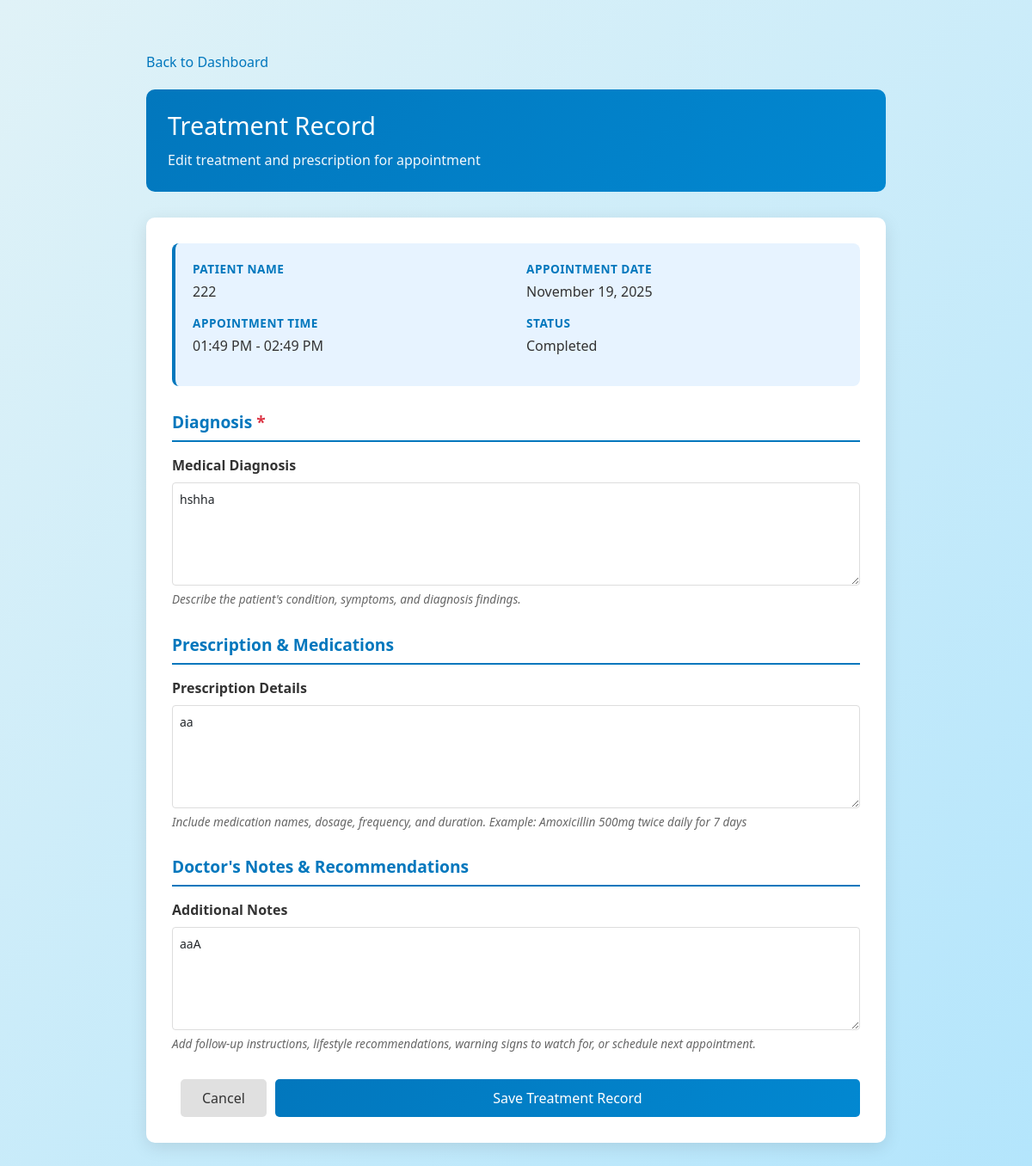
The page /doctor/treatment/6 (signed in) on the database its author committed.
### application/models.py (models this page shows, shortened)
class Patient(db.Model, UserMixin):
    __tablename__ = 'patients'
    id = db.Column(db.Integer, primary_key=True)
    username = db.Column(db.String(80), unique=True, nullable=False)
    passwordp = db.Column(db.String(255), nullable=False)
    name = db.Column(db.String(100), nullable=False)
    date_of_birth = db.Column(db.Date)
    gender = db.Column(db.String(10))
    blood_group = db.Column(db.String(5))
    contact = db.Column(db.String(15))  # Contact field added
    patient_id = db.Column(db.Integer, db.ForeignKey('users.id'), nullable=False, unique=True)
    is_blacklisted = db.Column(db.Boolean, default=False)
    appointments = db.relationship('Appointment', backref='patient', lazy=True)

class Appointment(db.Model):
    __tablename__ = 'appointments'
    id = db.Column(db.Integer, primary_key=True)
    patient_id = db.Column(db.Integer, db.ForeignKey('patients.id'), nullable=True)  # Nullable for availability slots
    doctor_id = db.Column(db.Integer, db.ForeignKey('doctors.id'), nullable=False)
    name = db.Column(db.String(100), nullable=False)  # Patient name or 'Available' for slots
    date = db.Column(db.Date, nullable=False)
    st_time = db.Column(db.Time, nullable=False)
    en_time = db.Column(db.Time, nullable=False)
    status = db.Column(db.String(20), default='Booked')  # Booked, Completed, Cancelled, Available
    treatment = db.relationship('Treatment', backref='appointment', uselist=False, cascade='all, delete-orphan')

class Treatment(db.Model):
    __tablename__ = 'treatments'
    id = db.Column(db.Integer, primary_key=True)
    appointment_id = db.Column(db.Integer, db.ForeignKey('appointments.id'), nullable=False, unique=True)
    diagnosis = db.Column(db.Text, nullable=False)
    prescription = db.Column(db.Text)
    notes = db.Column(db.Text)
    created_at = db.Column(db.DateTime, default=datetime.utcnow)

### application/routes.py (the view, shortened to what this page needs)
@app.route('/doctor/treatment/<int:appointment_id>', methods=['GET', 'POST'])
@login_required
def doctor_treatment(appointment_id):
    if current_user.user_role != 1:
        abort(403)
    doctor = Doctor.query.filter_by(doctor_id=current_user.id).first()
    appointment = Appointment.query.get_or_404(appointment_id)
    if appointment.doctor_id != doctor.id:
        abort(403)
    treatment = appointment.treatment
    return render_template('doctor_treatment.html', appointment=appointment, treatment=treatment)

### templates/doctor_treatment.html (shortened to what this page needs)
<!DOCTYPE html>
<html lang="en">
<head>
    <link href="https://cdn.jsdelivr.net/npm/bootstrap@5.1.3/dist/css/bootstrap.min.css" rel="stylesheet">
    <link rel="stylesheet" href="{{ url_for('static', filename='style.css') }}">
</head>
<body class="bg-light">
    <div class="treatment-container">
        <a href="{{ url_for('doctor_dashboard') }}" class="back-link">Back to Dashboard</a>
        <div class="treatment-header">
            <h1>Treatment Record</h1>
            <p>{% if treatment %}Edit{% else %}Create New{% endif %} treatment and prescription for appointment</p>
        </div>
        <div class="form-card">
            <div class="appointment-details">
                <div class="detail-row">
                    <div class="detail-item">
                        <span class="detail-label">Patient Name</span>
                        <span class="detail-value">{{ appointment.patient.name if appointment.patient else 'N/A' }}</span>
                    </div>
                    <div class="detail-item">
                        <span class="detail-label">Appointment Date</span>
                        <span class="detail-value">{{ appointment.date.strftime('%B %d, %Y') }}</span>
                    </div>
                </div>
                <div class="detail-row">
                    <div class="detail-item">
                        <span class="detail-label">Appointment Time</span>
                        <span class="detail-value">{{ appointment.st_time.strftime('%I:%M %p') }} - {{ appointment.en_time.strftime('%I:%M %p') }}</span>
                    </div>
                    <div class="detail-item">
                        <span class="detail-label">Status</span>
                        <span class="detail-value">{{ appointment.status }}</span>
                    </div>
                </div>
            </div>
            <form method="POST">
                <div class="form-section">
                    <h3>Diagnosis <span class="required-badge">*</span></h3>
                    <div class="form-group">
                        <label for="diagnosis">Medical Diagnosis</label>
                        <textarea class="form-control" id="diagnosis" name="diagnosis" required>{% if treatment %}{{ treatment.diagnosis }}{% endif %}</textarea>
                        <div class="hint-text">Describe the patient's condition, symptoms, and diagnosis findings.</div>
                    </div>
                </div>
                <div class="form-section">
                    <h3>Prescription & Medications</h3>
                    <div class="form-group">
                        <label for="prescription">Prescription Details</label>
                        <textarea class="form-control" id="prescription" name="prescription">{% if treatment %}{{ treatment.prescription }}{% endif %}</textarea>
                        <div class="hint-text">Include medication names, dosage, frequency, and duration. Example: Amoxicillin 500mg twice daily for 7 days</div>
                    </div>
                </div>
                <div class="form-section">
                    <h3>Doctor's Notes & Recommendations</h3>
                    <div class="form-group">
                        <label for="notes">Additional Notes</label>
                        <textarea class="form-control" id="notes" name="notes">{% if treatment %}{{ treatment.notes }}{% endif %}</textarea>
                        <div class="hint-text">Add follow-up instructions, lifestyle recommendations, warning signs to watch for, or schedule next appointment.</div>
                    </div>
                </div>
                <div class="button-group">
                    <a href="{{ url_for('doctor_dashboard') }}" class="btn btn-secondary">Cancel</a>
                    <button type="submit" class="btn btn-primary">Save Treatment Record</button>
                </div>
            </form>
        </div>
    </div>
</body>
</html>

### static/style.css (style rules this page uses)
* { margin: 0; padding: 0; box-sizing: border-box; }
body { font-family: 'Segoe UI', Tahoma, Geneva, Verdana, sans-serif; background: linear-gradient(135deg, #e0f2f7 0%, #b3e5fc 100%); margin: 0; padding: 0; min-height: 100vh; }
.form-group { margin-bottom: 15px; }
.form-group label { display: block; margin-bottom: 5px; color: #333; font-weight: normal; }
.form-group input[type="text"], .form-group input[type="password"], .form-group input[type="email"], .form-group input[type="date"], .form-group input[type="time"], .form-group input[type="number"], .form-group select, .form-group textarea { width: 100%; padding: 8px; box-sizing: border-box; border: 1px solid #ddd; border-radius: 4px; font-size: 14px; }
button, .btn { padding: 10px 20px; border-radius: 4px; border: none; font-size: 16px; cursor: pointer; text-decoration: none; display: inline-block; transition: 0.3s; font-weight: normal; }
button[type="submit"], .btn-primary { width: 100%; background: linear-gradient(135deg, #0277bd 0%, #0288d1 100%); color: #fff; }
.btn { width: auto; padding: 8px 16px; background: linear-gradient(135deg, #0277bd 0%, #0288d1 100%); color: white; }
.btn-secondary { background: #6c757d; color: white; margin-left: 10px; }

### templates/doctor_treatment.html (style rules this page uses)
.treatment-container { max-width: 900px; margin: 40px auto; padding: 20px; }
.treatment-header { background: linear-gradient(135deg, #0277bd 0%, #0288d1 100%); color: white; padding: 25px; border-radius: 10px; margin-bottom: 30px; }
.treatment-header h1 { margin: 0; font-size: 1.8rem; }
.treatment-header p { margin: 10px 0 0 0; opacity: 0.95; }
.form-card { background: white; border-radius: 10px; box-shadow: 0 5px 20px rgba(0,0,0,0.1); padding: 30px; }
.appointment-details { background: #e7f3ff; padding: 20px; border-radius: 8px; border-left: 4px solid #0277bd; margin-bottom: 30px; }
.detail-row { display: grid; grid-template-columns: 1fr 1fr; gap: 20px; margin-bottom: 15px; }
.detail-item { display: flex; flex-direction: column; }
.detail-label { font-size: 0.85rem; color: #0277bd; text-transform: uppercase; letter-spacing: 0.5px; font-weight: 600; margin-bottom: 4px; }
.detail-value { font-size: 1rem; color: #333; font-weight: 500; }
.form-section { margin-bottom: 30px; }
.form-section h3 { font-size: 1.2rem; font-weight: 600; color: #0277bd; margin-bottom: 15px; padding-bottom: 10px; border-bottom: 2px solid #0277bd; }
.form-group label { font-weight: 600; color: #333; margin-bottom: 8px; }
textarea.form-control { resize: vertical; min-height: 120px; font-family: inherit; }
.hint-text { font-size: 0.85rem; color: #666; margin-top: 6px; font-style: italic; }
.required-badge { color: #dc3545; font-weight: bold; }
.button-group { display: flex; gap: 10px; justify-content: flex-end; margin-top: 30px; }
.btn { padding: 10px 25px; font-weight: 500; border-radius: 5px; transition: 0.3s; border: none; cursor: pointer; }
.btn-primary { background: linear-gradient(135deg, #0277bd 0%, #0288d1 100%); color: white; }
.btn-secondary { background: #e0e0e0; color: #333; }
.back-link { display: inline-block; margin-bottom: 20px; color: #0277bd; text-decoration: none; font-weight: 500; }

### rows shown on the page
Patient: patient "222"
Appointment: date "November 19, 2025", st_time "01:49 PM", en_time "02:49 PM", status "Completed"
Treatment: diagnosis "hshha", prescription "aa", notes "aaA"
